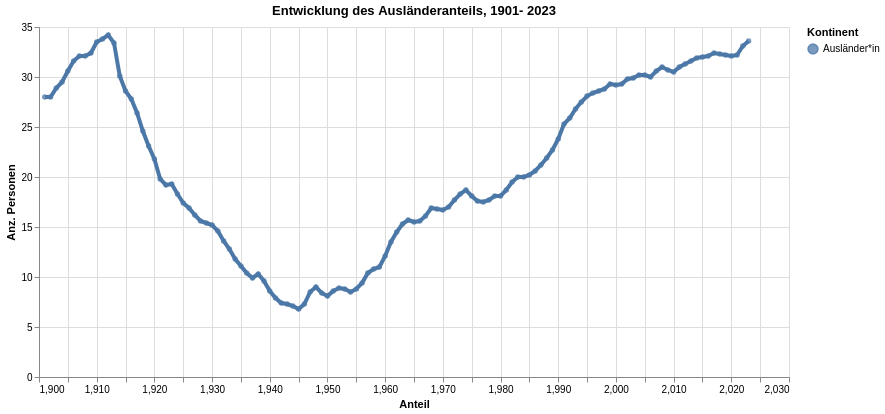

The cell this chart's notebook holds for it:
### Code cell
myTitle="Entwicklung des Ausländeranteils, "+data_min_date + "- "+data_max_date

highlight = alt.selection(type='single', on='mouseover',
                          fields=['HerkunftLang'], nearest=True)
#x='date:StichtagDatJahr',
base = alt.Chart(myAggBar.reset_index(), title=myTitle).encode(
    x=alt.X('Jahr_nbr', axis=alt.Axis(title='Anteil'))# , axis=alt.Axis(format='%', title='percentage')
    , y=alt.X('mean_AuslAnt', axis=alt.Axis(title='Anz. Personen'))
    , color=alt.Color('HerkunftLang', legend=alt.Legend(title="Kontinent", orient="right"))  
    ,tooltip=['Jahr_nbr', 'HerkunftLang','mean_AuslAnt']    
)
points = base.mark_circle().encode(
    opacity=alt.value(0.75)
).add_selection(
    highlight
).properties(
    width=750 , height=350
)
lines = base.mark_line().encode(
    size=alt.condition(~highlight, alt.value(1.2), alt.value(4))
).interactive()

lines + points

### Figure 1 — Vega-Lite specification as saved in the notebook (floating-point values rounded to 4 significant figures)
{"config": {"view": {"continuousWidth": 400, "continuousHeight": 300}}, "layer": [{"mark": "line", "encoding": {"color": {"type": "nominal", "field": "HerkunftLang", "legend": {"orient": "right", "title": "Kontinent"}}, "size": {"condition": {"value": 1.2, "selection": {"not": "selector004"}}, "value": 4}, "tooltip": [{"type": "quantitative", "field": "Jahr_nbr"}, {"type": "nominal", "field": "HerkunftLang"}, {"type": "quantitative", "field": "mean_AuslAnt"}], "x": {"type": "quantitative", "axis": {"title": "Anteil"}, "field": "Jahr_nbr"}, "y": {"type": "quantitative", "axis": {"title": "Anz. Personen"}, "field": "mean_AuslAnt"}}, "selection": {"selector005": {"type": "interval", "bind": "scales", "encodings": ["x", "y"]}}, "title": "Entwicklung des Ausländeranteils, 1901- 2023"}, {"mark": "circle", "encoding": {"color": {"type": "nominal", "field": "HerkunftLang", "legend": {"orient": "right", "title": "Kontinent"}}, "opacity": {"value": 0.75}, "tooltip": [{"type": "quantitative", "field": "Jahr_nbr"}, {"type": "nominal", "field": "HerkunftLang"}, {"type": "quantitative", "field": "mean_AuslAnt"}], "x": {"type": "quantitative", "axis": {"title": "Anteil"}, "field": "Jahr_nbr"}, "y": {"type": "quantitative", "axis": {"title": "Anz. Personen"}, "field": "mean_AuslAnt"}}, "height": 350, "selection": {"selector004": {"type": "single", "on": "mouseover", "fields": ["HerkunftLang"], "nearest": true}}, "title": "Entwicklung des Ausländeranteils, 1901- 2023", "width": 750}], "data": {"name": "data-571949bb62c2b7125bd83e63bd6bca4f"}, "$schema": "https://vega.github.io/schema/vega-lite/v4.8.1.json", "datasets": {"data-571949bb62c2b7125bd83e63bd6bca4f": [{"Jahr_nbr": 1901, "HerkunftCd": 2, "HerkunftLang": "Ausländer*in", "mean_AuslAnt": 28.0}, {"Jahr_nbr": 1993, "HerkunftCd": 2, "HerkunftLang": "Ausländer*in", "mean_AuslAnt": 26.8}, {"Jahr_nbr": 1991, "HerkunftCd": 2, "HerkunftLang": "Ausländer*in", "mean_AuslAnt": 25.3}, {"Jahr_nbr": 1990, "HerkunftCd": 2, "HerkunftLang": "Ausländer*in", "mean_AuslAnt": 23.8}, {"Jahr_nbr": 1989, "HerkunftCd": 2, "HerkunftLang": "Ausländer*in", "mean_AuslAnt": 22.7}, {"Jahr_nbr": 1988, "HerkunftCd": 2, "HerkunftLang": "Ausländer*in", "mean_AuslAnt": 21.9}, {"Jahr_nbr": 1987, "HerkunftCd": 2, "HerkunftLang": "Ausländer*in", "mean_AuslAnt": 21.2}, {"Jahr_nbr": 1986, "HerkunftCd": 2, "HerkunftLang": "Ausländer*in", "mean_AuslAnt": 20.6}, {"Jahr_nbr": 1985, "HerkunftCd": 2, "HerkunftLang": "Ausländer*in", "mean_AuslAnt": 20.2}, {"Jahr_nbr": 1984, "HerkunftCd": 2, "HerkunftLang": "Ausländer*in", "mean_AuslAnt": 20.0}, {"Jahr_nbr": 1983, "HerkunftCd": 2, "HerkunftLang": "Ausländer*in", "mean_AuslAnt": 20.0}, {"Jahr_nbr": 1982, "HerkunftCd": 2, "HerkunftLang": "Ausländer*in", "mean_AuslAnt": 19.5}, {"Jahr_nbr": 1981, "HerkunftCd": 2, "HerkunftLang": "Ausländer*in", "mean_AuslAnt": 18.7}, {"Jahr_nbr": 1980, "HerkunftCd": 2, "HerkunftLang": "Ausländer*in", "mean_AuslAnt": 18.1}, {"Jahr_nbr": 1979, "HerkunftCd": 2, "HerkunftLang": "Ausländer*in", "mean_AuslAnt": 18.1}, {"Jahr_nbr": 1978, "HerkunftCd": 2, "HerkunftLang": "Ausländer*in", "mean_AuslAnt": 17.7}, {"Jahr_nbr": 1977, "HerkunftCd": 2, "HerkunftLang": "Ausländer*in", "mean_AuslAnt": 17.5}, {"Jahr_nbr": 1976, "HerkunftCd": 2, "HerkunftLang": "Ausländer*in", "mean_AuslAnt": 17.6}, {"Jahr_nbr": 1975, "HerkunftCd": 2, "HerkunftLang": "Ausländer*in", "mean_AuslAnt": 18.1}, {"Jahr_nbr": 1974, "HerkunftCd": 2, "HerkunftLang": "Ausländer*in", "mean_AuslAnt": 18.7}, {"Jahr_nbr": 1973, "HerkunftCd": 2, "HerkunftLang": "Ausländer*in", "mean_AuslAnt": 18.3}, {"Jahr_nbr": 1972, "HerkunftCd": 2, "HerkunftLang": "Ausländer*in", "mean_AuslAnt": 17.7}, {"Jahr_nbr": 1971, "HerkunftCd": 2, "HerkunftLang": "Ausländer*in", "mean_AuslAnt": 17.0}, {"Jahr_nbr": 1970, "HerkunftCd": 2, "HerkunftLang": "Ausländer*in", "mean_AuslAnt": 16.7}, {"Jahr_nbr": 1969, "HerkunftCd": 2, "HerkunftLang": "Ausländer*in", "mean_AuslAnt": 16.8}, {"Jahr_nbr": 1968, "HerkunftCd": 2, "HerkunftLang": "Ausländer*in", "mean_AuslAnt": 16.9}, {"Jahr_nbr": 1967, "HerkunftCd": 2, "HerkunftLang": "Ausländer*in", "mean_AuslAnt": 16.1}, {"Jahr_nbr": 1966, "HerkunftCd": 2, "HerkunftLang": "Ausländer*in", "mean_AuslAnt": 15.6}, {"Jahr_nbr": 1965, "HerkunftCd": 2, "HerkunftLang": "Ausländer*in", "mean_AuslAnt": 15.5}, {"Jahr_nbr": 1992, "HerkunftCd": 2, "HerkunftLang": "Ausländer*in", "mean_AuslAnt": 25.9}, {"Jahr_nbr": 1994, "HerkunftCd": 2, "HerkunftLang": "Ausländer*in", "mean_AuslAnt": 27.5}, {"Jahr_nbr": 1963, "HerkunftCd": 2, "HerkunftLang": "Ausländer*in", "mean_AuslAnt": 15.3}, {"Jahr_nbr": 1995, "HerkunftCd": 2, "HerkunftLang": "Ausländer*in", "mean_AuslAnt": 28.1}, {"Jahr_nbr": 2022, "HerkunftCd": 2, "HerkunftLang": "Ausländer*in", "mean_AuslAnt": 33.1}, {"Jahr_nbr": 2021, "HerkunftCd": 2, "HerkunftLang": "Ausländer*in", "mean_AuslAnt": 32.2}, {"Jahr_nbr": 2020, "HerkunftCd": 2, "HerkunftLang": "Ausländer*in", "mean_AuslAnt": 32.1}, {"Jahr_nbr": 2019, "HerkunftCd": 2, "HerkunftLang": "Ausländer*in", "mean_AuslAnt": 32.2}, {"Jahr_nbr": 2018, "HerkunftCd": 2, "HerkunftLang": "Ausländer*in", "mean_AuslAnt": 32.3}, {"Jahr_nbr": 2017, "HerkunftCd": 2, "HerkunftLang": "Ausländer*in", "mean_AuslAnt": 32.4}, {"Jahr_nbr": 2016, "HerkunftCd": 2, "HerkunftLang": "Ausländer*in", "mean_AuslAnt": 32.1}, {"Jahr_nbr": 2015, "HerkunftCd": 2, "HerkunftLang": "Ausländer*in", "mean_AuslAnt": 32.0}, {"Jahr_nbr": 2014, "HerkunftCd": 2, "HerkunftLang": "Ausländer*in", "mean_AuslAnt": 31.9}, {"Jahr_nbr": 2013, "HerkunftCd": 2, "HerkunftLang": "Ausländer*in", "mean_AuslAnt": 31.6}, {"Jahr_nbr": 2012, "HerkunftCd": 2, "HerkunftLang": "Ausländer*in", "mean_AuslAnt": 31.3}, {"Jahr_nbr": 2011, "HerkunftCd": 2, "HerkunftLang": "Ausländer*in", "mean_AuslAnt": 31.0}, {"Jahr_nbr": 2010, "HerkunftCd": 2, "HerkunftLang": "Ausländer*in", "mean_AuslAnt": 30.5}, {"Jahr_nbr": 2009, "HerkunftCd": 2, "HerkunftLang": "Ausländer*in", "mean_AuslAnt": 30.7}, {"Jahr_nbr": 2008, "HerkunftCd": 2, "HerkunftLang": "Ausländer*in", "mean_AuslAnt": 31.0}, {"Jahr_nbr": 2007, "HerkunftCd": 2, "HerkunftLang": "Ausländer*in", "mean_AuslAnt": 30.6}, {"Jahr_nbr": 2006, "HerkunftCd": 2, "HerkunftLang": "Ausländer*in", "mean_AuslAnt": 30.0}, {"Jahr_nbr": 2005, "HerkunftCd": 2, "HerkunftLang": "Ausländer*in", "mean_AuslAnt": 30.2}, {"Jahr_nbr": 2004, "HerkunftCd": 2, "HerkunftLang": "Ausländer*in", "mean_AuslAnt": 30.2}, {"Jahr_nbr": 2003, "HerkunftCd": 2, "HerkunftLang": "Ausländer*in", "mean_AuslAnt": 29.9}, {"Jahr_nbr": 2002, "HerkunftCd": 2, "HerkunftLang": "Ausländer*in", "mean_AuslAnt": 29.8}, {"Jahr_nbr": 2001, "HerkunftCd": 2, "HerkunftLang": "Ausländer*in", "mean_AuslAnt": 29.3}, {"Jahr_nbr": 2000, "HerkunftCd": 2, "HerkunftLang": "Ausländer*in", "mean_AuslAnt": 29.2}, {"Jahr_nbr": 1999, "HerkunftCd": 2, "HerkunftLang": "Ausländer*in", "mean_AuslAnt": 29.3}, {"Jahr_nbr": 1998, "HerkunftCd": 2, "HerkunftLang": "Ausländer*in", "mean_AuslAnt": 28.8}, {"Jahr_nbr": 1997, "HerkunftCd": 2, "HerkunftLang": "Ausländer*in", "mean_AuslAnt": 28.6}, {"Jahr_nbr": 1996, "HerkunftCd": 2, "HerkunftLang": "Ausländer*in", "mean_AuslAnt": 28.4}, {"Jahr_nbr": 1964, "HerkunftCd": 2, "HerkunftLang": "Ausländer*in", "mean_AuslAnt": 15.7}, {"Jahr_nbr": 1962, "HerkunftCd": 2, "HerkunftLang": "Ausländer*in", "mean_AuslAnt": 14.5}, {"Jahr_nbr": 1902, "HerkunftCd": 2, "HerkunftLang": "Ausländer*in", "mean_AuslAnt": 28.0}, {"Jahr_nbr": 1931, "HerkunftCd": 2, "HerkunftLang": "Ausländer*in", "mean_AuslAnt": 14.6}, {"Jahr_nbr": 1929, "HerkunftCd": 2, "HerkunftLang": "Ausländer*in", "mean_AuslAnt": 15.4}, {"Jahr_nbr": 1928, "HerkunftCd": 2, "HerkunftLang": "Ausländer*in", "mean_AuslAnt": 15.6}, {"Jahr_nbr": 1927, "HerkunftCd": 2, "HerkunftLang": "Ausländer*in", "mean_AuslAnt": 16.2}, {"Jahr_nbr": 1926, "HerkunftCd": 2, "HerkunftLang": "Ausländer*in", "mean_AuslAnt": 16.9}, {"Jahr_nbr": 1925, "HerkunftCd": 2, "HerkunftLang": "Ausländer*in", "mean_AuslAnt": 17.4}, {"Jahr_nbr": 1924, "HerkunftCd": 2, "HerkunftLang": "Ausländer*in", "mean_AuslAnt": 18.3}, {"Jahr_nbr": 1923, "HerkunftCd": 2, "HerkunftLang": "Ausländer*in", "mean_AuslAnt": 19.3}, {"Jahr_nbr": 1922, "HerkunftCd": 2, "HerkunftLang": "Ausländer*in", "mean_AuslAnt": 19.2}, {"Jahr_nbr": 1921, "HerkunftCd": 2, "HerkunftLang": "Ausländer*in", "mean_AuslAnt": 19.8}, {"Jahr_nbr": 1920, "HerkunftCd": 2, "HerkunftLang": "Ausländer*in", "mean_AuslAnt": 21.8}, {"Jahr_nbr": 1919, "HerkunftCd": 2, "HerkunftLang": "Ausländer*in", "mean_AuslAnt": 23.1}, {"Jahr_nbr": 1918, "HerkunftCd": 2, "HerkunftLang": "Ausländer*in", "mean_AuslAnt": 24.6}, {"Jahr_nbr": 1917, "HerkunftCd": 2, "HerkunftLang": "Ausländer*in", "mean_AuslAnt": 26.4}, {"Jahr_nbr": 1916, "HerkunftCd": 2, "HerkunftLang": "Ausländer*in", "mean_AuslAnt": 27.8}, {"Jahr_nbr": 1915, "HerkunftCd": 2, "HerkunftLang": "Ausländer*in", "mean_AuslAnt": 28.6}, {"Jahr_nbr": 1914, "HerkunftCd": 2, "HerkunftLang": "Ausländer*in", "mean_AuslAnt": 30.1}, {"Jahr_nbr": 1913, "HerkunftCd": 2, "HerkunftLang": "Ausländer*in", "mean_AuslAnt": 33.4}, {"Jahr_nbr": 1912, "HerkunftCd": 2, "HerkunftLang": "Ausländer*in", "mean_AuslAnt": 34.2}, {"Jahr_nbr": 1911, "HerkunftCd": 2, "HerkunftLang": "Ausländer*in", "mean_AuslAnt": 33.8}, {"Jahr_nbr": 1910, "HerkunftCd": 2, "HerkunftLang": "Ausländer*in", "mean_AuslAnt": 33.5}, {"Jahr_nbr": 1909, "HerkunftCd": 2, "HerkunftLang": "Ausländer*in", "mean_AuslAnt": 32.4}, {"Jahr_nbr": 1908, "HerkunftCd": 2, "HerkunftLang": "Ausländer*in", "mean_AuslAnt": 32.1}, {"Jahr_nbr": 1907, "HerkunftCd": 2, "HerkunftLang": "Ausländer*in", "mean_AuslAnt": 32.1}, {"Jahr_nbr": 1906, "HerkunftCd": 2, "HerkunftLang": "Ausländer*in", "mean_AuslAnt": 31.6}, {"Jahr_nbr": 1905, "HerkunftCd": 2, "HerkunftLang": "Ausländer*in", "mean_AuslAnt": 30.6}, {"Jahr_nbr": 1904, "HerkunftCd": 2, "HerkunftLang": "Ausländer*in", "mean_AuslAnt": 29.5}, {"Jahr_nbr": 1903, "HerkunftCd": 2, "HerkunftLang": "Ausländer*in", "mean_AuslAnt": 28.9}, {"Jahr_nbr": 1930, "HerkunftCd": 2, "HerkunftLang": "Ausländer*in", "mean_AuslAnt": 15.2}, {"Jahr_nbr": 1932, "HerkunftCd": 2, "HerkunftLang": "Ausländer*in", "mean_AuslAnt": 13.6}, {"Jahr_nbr": 1961, "HerkunftCd": 2, "HerkunftLang": "Ausländer*in", "mean_AuslAnt": 13.5}, {"Jahr_nbr": 1933, "HerkunftCd": 2, "HerkunftLang": "Ausländer*in", "mean_AuslAnt": 12.8}, {"Jahr_nbr": 1960, "HerkunftCd": 2, "HerkunftLang": "Ausländer*in", "mean_AuslAnt": 12.1}, {"Jahr_nbr": 1959, "HerkunftCd": 2, "HerkunftLang": "Ausländer*in", "mean_AuslAnt": 11.0}, {"Jahr_nbr": 1958, "HerkunftCd": 2, "HerkunftLang": "Ausländer*in", "mean_AuslAnt": 10.8}, {"Jahr_nbr": 1957, "HerkunftCd": 2, "HerkunftLang": "Ausländer*in", "mean_AuslAnt": 10.4}, {"Jahr_nbr": 1956, "HerkunftCd": 2, "HerkunftLang": "Ausländer*in", "mean_AuslAnt": 9.4}, {"Jahr_nbr": 1955, "HerkunftCd": 2, "HerkunftLang": "Ausländer*in", "mean_AuslAnt": 8.8}, {"Jahr_nbr": 1954, "HerkunftCd": 2, "HerkunftLang": "Ausländer*in", "mean_AuslAnt": 8.5}, {"Jahr_nbr": 1953, "HerkunftCd": 2, "HerkunftLang": "Ausländer*in", "mean_AuslAnt": 8.8}, {"Jahr_nbr": 1952, "HerkunftCd": 2, "HerkunftLang": "Ausländer*in", "mean_AuslAnt": 8.9}, {"Jahr_nbr": 1951, "HerkunftCd": 2, "HerkunftLang": "Ausländer*in", "mean_AuslAnt": 8.6}, {"Jahr_nbr": 1950, "HerkunftCd": 2, "HerkunftLang": "Ausländer*in", "mean_AuslAnt": 8.1}, {"Jahr_nbr": 1949, "HerkunftCd": 2, "HerkunftLang": "Ausländer*in", "mean_AuslAnt": 8.4}, {"Jahr_nbr": 1948, "HerkunftCd": 2, "HerkunftLang": "Ausländer*in", "mean_AuslAnt": 9.0}, {"Jahr_nbr": 1947, "HerkunftCd": 2, "HerkunftLang": "Ausländer*in", "mean_AuslAnt": 8.5}, {"Jahr_nbr": 1946, "HerkunftCd": 2, "HerkunftLang": "Ausländer*in", "mean_AuslAnt": 7.3}, {"Jahr_nbr": 1945, "HerkunftCd": 2, "HerkunftLang": "Ausländer*in", "mean_AuslAnt": 6.8}, {"Jahr_nbr": 1944, "HerkunftCd": 2, "HerkunftLang": "Ausländer*in", "mean_AuslAnt": 7.1}, {"Jahr_nbr": 1943, "HerkunftCd": 2, "HerkunftLang": "Ausländer*in", "mean_AuslAnt": 7.3}, {"Jahr_nbr": 1942, "HerkunftCd": 2, "HerkunftLang": "Ausländer*in", "mean_AuslAnt": 7.4}, {"Jahr_nbr": 1941, "HerkunftCd": 2, "HerkunftLang": "Ausländer*in", "mean_AuslAnt": 7.9}, {"Jahr_nbr": 1940, "HerkunftCd": 2, "HerkunftLang": "Ausländer*in", "mean_AuslAnt": 8.6}, {"Jahr_nbr": 1939, "HerkunftCd": 2, "HerkunftLang": "Ausländer*in", "mean_AuslAnt": 9.6}, {"Jahr_nbr": 1938, "HerkunftCd": 2, "HerkunftLang": "Ausländer*in", "mean_AuslAnt": 10.3}, {"Jahr_nbr": 1937, "HerkunftCd": 2, "HerkunftLang": "Ausländer*in", "mean_AuslAnt": 9.9}, {"Jahr_nbr": 1936, "HerkunftCd": 2, "HerkunftLang": "Ausländer*in", "mean_AuslAnt": 10.4}, {"Jahr_nbr": 1935, "HerkunftCd": 2, "HerkunftLang": "Ausländer*in", "mean_AuslAnt": 11.1}, {"Jahr_nbr": 1934, "HerkunftCd": 2, "HerkunftLang": "Ausländer*in", "mean_AuslAnt": 11.8}, {"Jahr_nbr": 2023, "HerkunftCd": 2, "HerkunftLang": "Ausländer*in", "mean_AuslAnt": 33.6}]}}
